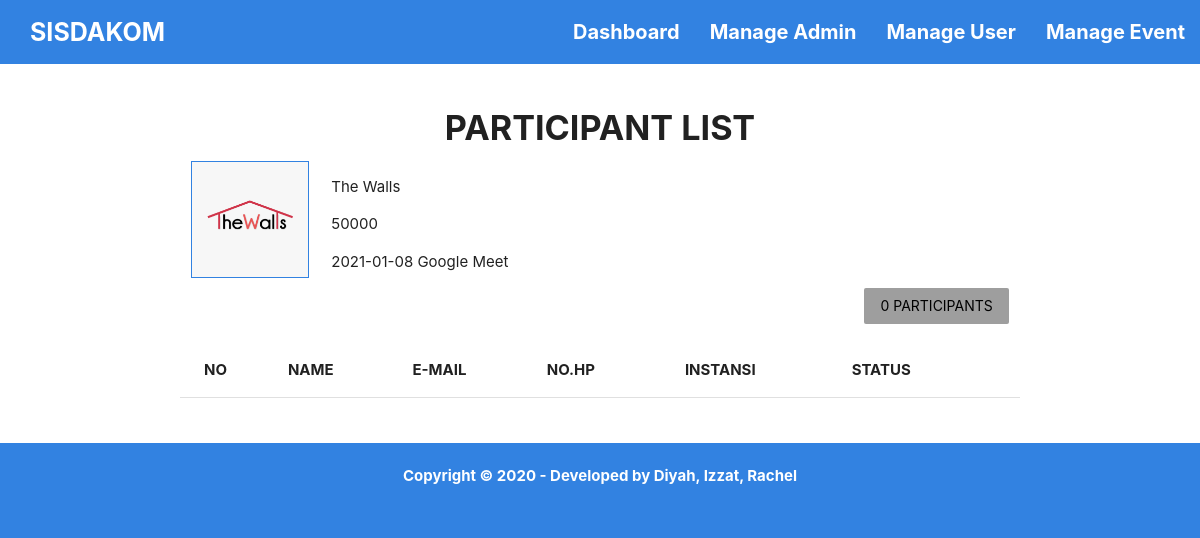
The app's page /templates/admin-participant-plist.php?id=33 (signed in) with its own data.
### tables this page shows
CREATE TABLE `event` (
  `id_event` int(11) NOT NULL,
  `nama_event` varchar(100) DEFAULT NULL,
  `htm` int(20) DEFAULT NULL,
  `kategori_event` varchar(10) DEFAULT NULL,
  `informasi_event` varchar(200) DEFAULT NULL,
  `tanggal_event` varchar(15) DEFAULT NULL,
  `waktu_event` varchar(6) DEFAULT NULL,
  `tempat_event` varchar(100) DEFAULT NULL,
  `max_partisipan` int(10) DEFAULT NULL,
  `poster_event` varchar(255) DEFAULT NULL,
  `status_event` varchar(10) DEFAULT NULL
);

### templates/functions2.php (called while the page is built, shortened)
<?php
$conn = mysqli_connect("localhost","root","","sisdakom");
function query($query) {
    global $conn;
    $result = mysqli_query($conn, $query);
    $rows = [];
    while( $row = mysqli_fetch_assoc($result) ){
        $rows[] = $row;
    }
    return $rows;
}
?>

### templates/admin-participant-plist.php (the view, shortened to what this page needs)
<?php
require 'functions2.php';
$id = $_GET["id"];
$count = query("SELECT COUNT(*) FROM event_partisipan_bayar WHERE id_event = $id");
$event_data = query("SELECT * FROM event WHERE id_event = $id");
?>
<!DOCTYPE html>
<html lang="en">
<head>
    <link rel="stylesheet" href="../static/css/main.css">
    <link rel="stylesheet" href="../static/css//materialize.css">
</head>
<body class="blue">
    <nav class="blue">
        <div class="nav-wrapper">
            <a href="#" class="brand-logo white-text" style="font-size: 25px;"><b>SISDAKOM</b></a>
            <ul id="nav-mobile" class="right hide-on-med-and-down">
                <li><a href="admin-dashboard.php" class="white-text" style="font-size: 20px;"><b>Dashboard</b></a></li>
                <li><a href="admin-list.php" class="white-text" style="font-size: 20px;"><b>Manage Admin</b></a></li>
                <li><a href="admin-userlist.php" class="white-text" style="font-size: 20px;"><b>Manage User</b></a></li>
                <li><a href="admin-manage-event.php" class="white-text" style="font-size: 20px;"><b>Manage Event</b></a></li>
            </ul>
        </div>
    </nav>
    <main class="white">
        <br>
        <div class="container">
            <h4 class="center typo-1"><b>PARTICIPANT LIST</b></h4>
            <div class="row">
                <?php foreach( $event_data as $row) : ?>
                    <?php if( $row["id_event"] == $id ) { ?>
                <div class="col s2 m2 l2">
                    <img src="../static/img/<?= $row["poster_event"] ?>" class="responsive-img">
                </div>
                <div class="col s10 m10 l10">
                    <p><?= $row["nama_event"] ?></p>
                    <p><?= $row["htm"] ?></p>
                    <p><?= $row["tanggal_event"] ?>  <?= $row["tempat_event"] ?></p>
                </div>
                    <?php } ?>
                <?php endforeach; ?>
                <?php foreach( $count as $row) : ?>
                <div class="col s12 m12 l12">
                    <a class="waves-effect waves-teal btn-flat grey right black-text"><?= $row["COUNT(*)"] ?> PARTICIPANTS</a>
                </div>
                <?php endforeach; ?>
            </div>
            <table class="centered responsive-table">
                <thead>
                    <tr>
                        <th>NO</th>
                        <th>NAME</th>
                        <th>E-MAIL</th>
                        <th>NO.HP</th>
                        <th>INSTANSI</th>
                        <th>STATUS</th>
                        <th></th>
                        <th></th>
                        <th></th>
                    </tr>
                </thead>
            </table>
        </div>
        <br>
        <br>
    </main>
    <footer class="blue">
        <br>
        <div class="center">
            <a class="white-text"><b>Copyright © 2020 - Developed by Diyah, Izzat, Rachel</b></a>
        </div>
        <br>
    </footer>
</body>
</html>

### static/css/main.css (style rules this page uses)
.brand-logo { padding-left: 10px !important; }

### records on screen
event: poster_event (picture), nama_event "The Walls", htm "50000", tanggal_event "2021-01-08", tempat_event "Google Meet"

### other values on screen
$row["COUNT(*)"] "0"
